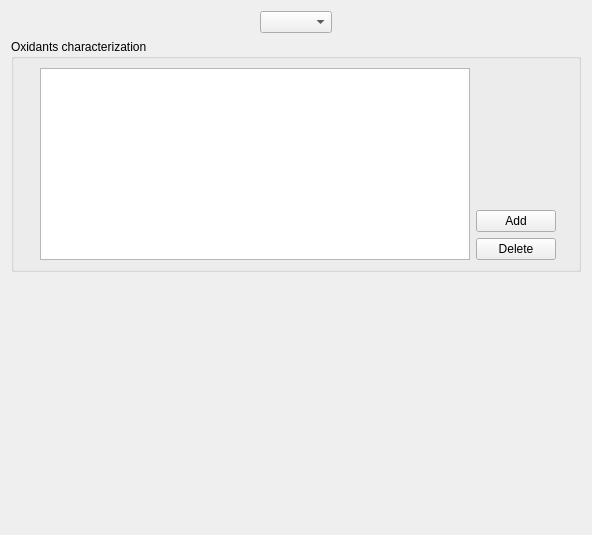
     <widget class="QWidget" name="tab_8">
      <attribute name="title">
       <string>Oxidant</string>
      </attribute>
      <layout class="QVBoxLayout" name="verticalLayout_4">
       <item>
        <layout class="QHBoxLayout" name="horizontalLayout_28">
         <item>
          <spacer name="horizontalSpacer_7">
           <property name="orientation">
            <enum>Qt::Horizontal</enum>
           </property>
           <property name="sizeHint" stdset="0">
            <size>
             <width>40</width>
             <height>20</height>
            </size>
           </property>
          </spacer>
         </item>
         <item>
          <widget class="QComboBox" name="comboBoxOxidant"/>
         </item>
         <item>
          <spacer name="horizontalSpacer_8">
           <property name="orientation">
            <enum>Qt::Horizontal</enum>
           </property>
           <property name="sizeHint" stdset="0">
            <size>
             <width>40</width>
             <height>20</height>
            </size>
           </property>
          </spacer>
         </item>
        </layout>
       </item>
       <item>
        <widget class="QGroupBox" name="groupBox">
         <property name="title">
          <string>Oxidants characterization</string>
         </property>
         <layout class="QGridLayout" name="gridLayout_11">
          <item row="0" column="0">
           <layout class="QHBoxLayout" name="horizontalLayout_4">
            <item>
             <spacer name="horizontalSpacer_3">
              <property name="orientation">
               <enum>Qt::Horizontal</enum>
              </property>
              <property name="sizeHint" stdset="0">
               <size>
                <width>17</width>
                <height>17</height>
               </size>
              </property>
             </spacer>
            </item>
            <item>
             <layout class="QGridLayout" name="gridLayout_10">
              <item row="0" column="1">
               <spacer name="verticalSpacer_3">
                <property name="orientation">
                 <enum>Qt::Vertical</enum>
                </property>
                <property name="sizeHint" stdset="0">
                 <size>
                  <width>20</width>
                  <height>40</height>
                 </size>
                </property>
               </spacer>
              </item>
              <item row="1" column="1">
               <widget class="QPushButton" name="pushButtonAddOxidant">
                <property name="text">
                 <string>Add</string>
                </property>
               </widget>
              </item>
              <item row="2" column="1">
               <widget class="QPushButton" name="pushButtonDeleteOxidant">
                <property name="text">
                 <string>Delete</string>
                </property>
               </widget>
              </item>
              <item row="0" column="0" rowspan="3">
               <widget class="QTableView" name="tableViewOxidants">
                <property name="minimumSize">
                 <size>
                  <width>430</width>
                  <height>0</height>
                 </size>
                </property>
                <property name="selectionBehavior">
                 <enum>QAbstractItemView::SelectRows</enum>
                </property>
                <property name="horizontalScrollMode">
                 <enum>QAbstractItemView::ScrollPerPixel</enum>
                </property>
               </widget>
              </item>
             </layout>
            </item>
            <item>
             <spacer name="horizontalSpacer_4">
              <property name="orientation">
               <enum>Qt::Horizontal</enum>
              </property>
              <property name="sizeHint" stdset="0">
               <size>
                <width>13</width>
                <height>13</height>
               </size>
              </property>
             </spacer>
            </item>
           </layout>
          </item>
         </layout>
        </widget>
       </item>
       <item>
        <spacer name="verticalSpacer_5">
         <property name="orientation">
          <enum>Qt::Vertical</enum>
         </property>
         <property name="sizeHint" stdset="0">
          <size>
           <width>435</width>
           <height>252</height>
          </size>
         </property>
        </spacer>
       </item>
      </layout>
     </widget>
